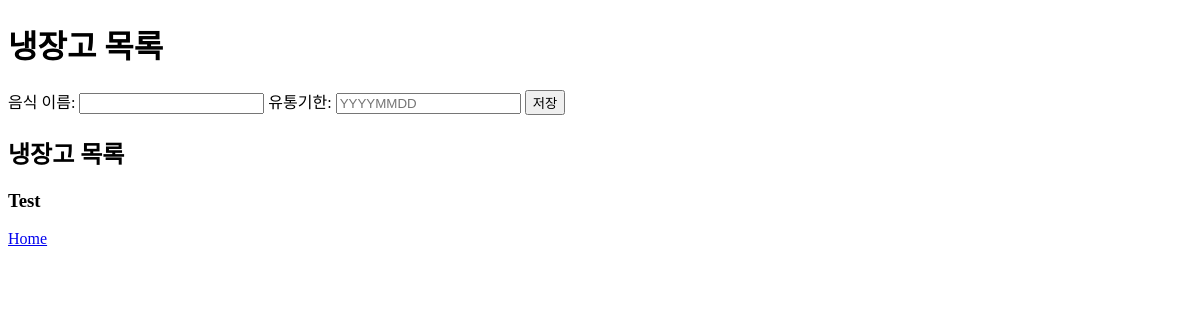
/myfridge/ (signed in), run on an earlier commit of the app's database.
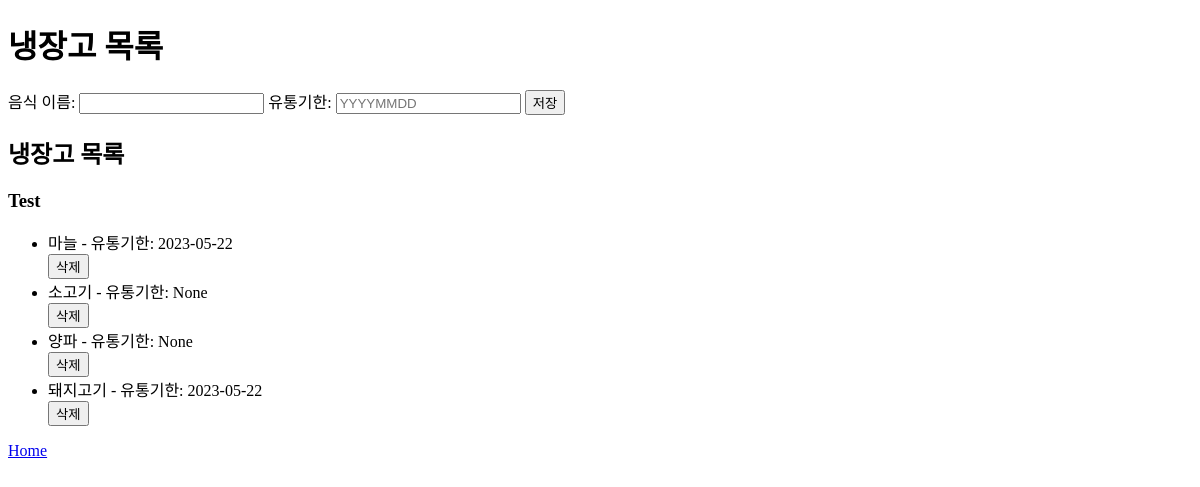
And on a later commit of the database.
### models.py (models this page shows)
class User(db.Model):
    __tablename__ = 'user'
    id = db.Column(db.Integer, primary_key=True)
    name = db.Column(db.String(30), nullable=False)
    username = db.Column(db.String(50), unique=True, nullable=False)
    password = db.Column(db.String(64), nullable=False)
    email = db.Column(db.String(50), nullable=True)
    birth = db.Column(db.Date, nullable=False)
    posts = db.relationship('Post')

class Fridge(db.Model):
    __tablename__ = 'fridge'
    id = db.Column(db.Integer, primary_key=True)
    food = db.Column(db.Text, nullable=False)
    exp_date = db.Column(db.Date, nullable=True)
    user_id=db.Column(db.Integer, db.ForeignKey('user.id'))

### fridge/fridge.py (the view)
@fridge.route('/', methods=['GET'])
def myfridge():
    if 'user_id' not in session:
        return redirect(url_for('auth.login'))
    user = User.query.get(session['user_id'])
    if user:
        foods = Fridge.query.filter_by(user_id=user.id).all()
    else:
        foods = []
    return render_template('fridge.html', user_name=session['username'], foods=foods)

### fridge/templates/fridge.html (shortened to what this page needs)
<!DOCTYPE html>
<html>
<head>
</head>
<body>
    <h1>냉장고 목록</h1>
    <form method="POST" action="{{ url_for('fridge.updatefridge') }}">
        <label for="food_name">음식 이름:</label>
        <input type="text" id="food" name="food" required>
        <label for="expiration_date">유통기한: </label>
        <input type="text" id="exp_date" name="exp_date" placeholder="YYYYMMDD">
        <button type="submit">저장</button>
    </form>
    <h2>냉장고 목록</h2>
    <h3>{{ user_name }}</h3>
    <ul>
        {% for fridge_food in foods %}
            <li>{{ fridge_food.food }} - 유통기한: {{ fridge_food.exp_date }} </li>
            <form method="POST" action="{{ url_for('fridge.deletefood', food_id=fridge_food.id) }}" onsubmit="return confirmDelete();">
                <button type="submit">삭제</button>
            </form>
        {% endfor %}
    </ul>
    <a href="/">Home</a>
</body>
</html>

What changed in the data, as far as the page shows it:
added Fridge: food "마늘", exp_date "2023-05-22"
added Fridge: food "소고기", exp_date "None"
added Fridge: food "양파", exp_date "None"
added Fridge: food "돼지고기", exp_date "2023-05-22"
